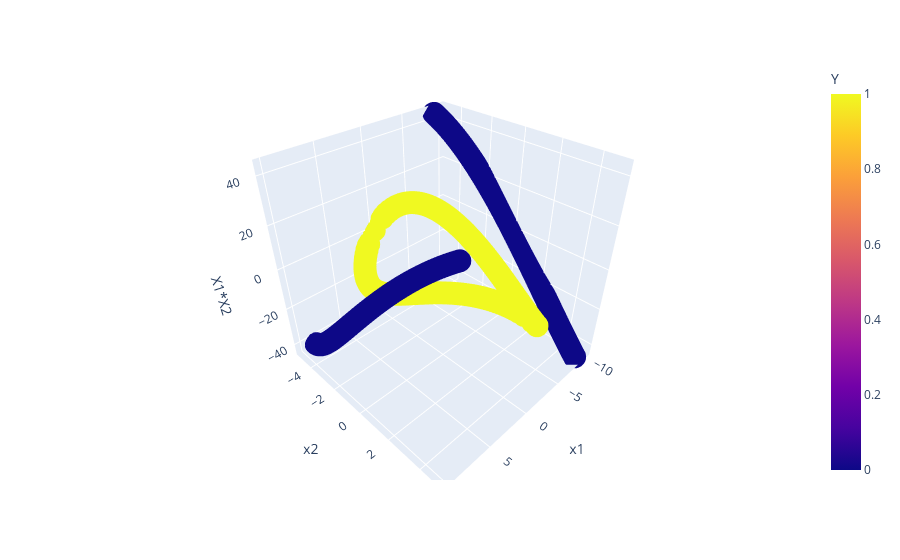

Here is the notebook cell this chart was saved with:
### Code cell
# we see we cannot create a plane to divide into 2 classes4
import plotly.express as px
fig=px.scatter_3d(df,x="x1",y="x2",z="X1*X2",color="Y")
fig.show()

### Figure 1 — Plotly figure (JSON) as saved in the notebook; plotly's stock layout.template omitted (floating-point values rounded to 4 significant figures; data arrays with more than 128 entries replaced by an {"elided": "..."} marker saying what was removed)
{"data": [{"hovertemplate": "x1=%{x}<br>x2=%{y}<br>X1*X2=%{z}<br>Y=%{marker.color}<extra></extra>", "legendgroup": "", "marker": {"color": {"elided": "400 int values"}, "coloraxis": "coloraxis", "symbol": "circle"}, "mode": "markers", "name": "", "scene": "scene", "showlegend": false, "type": "scatter3d", "x": {"elided": "400 float values"}, "y": {"elided": "400 float values"}, "z": {"elided": "400 float values"}}], "layout": {"coloraxis": {"colorbar": {"title": {"text": "Y"}}, "colorscale": [[0, "#0d0887"], [0.1111, "#46039f"], [0.2222, "#7201a8"], [0.3333, "#9c179e"], [0.4444, "#bd3786"], [0.5556, "#d8576b"], [0.6667, "#ed7953"], [0.7778, "#fb9f3a"], [0.8889, "#fdca26"], [1, "#f0f921"]]}, "legend": {"tracegroupgap": 0}, "margin": {"t": 60}, "scene": {"domain": {"x": [0, 1], "y": [0, 1]}, "xaxis": {"title": {"text": "x1"}}, "yaxis": {"title": {"text": "x2"}}, "zaxis": {"title": {"text": "X1*X2"}}}}}
